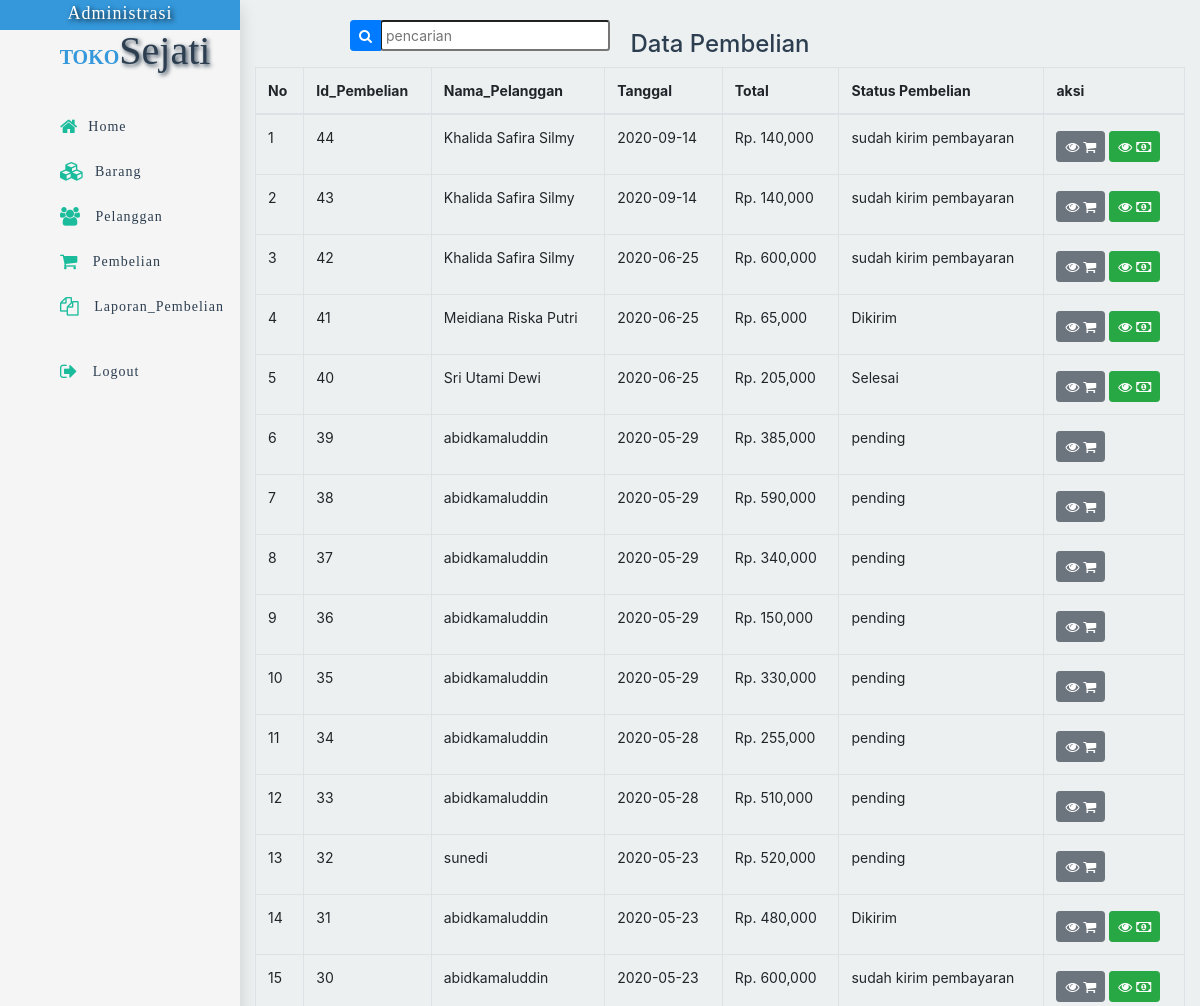
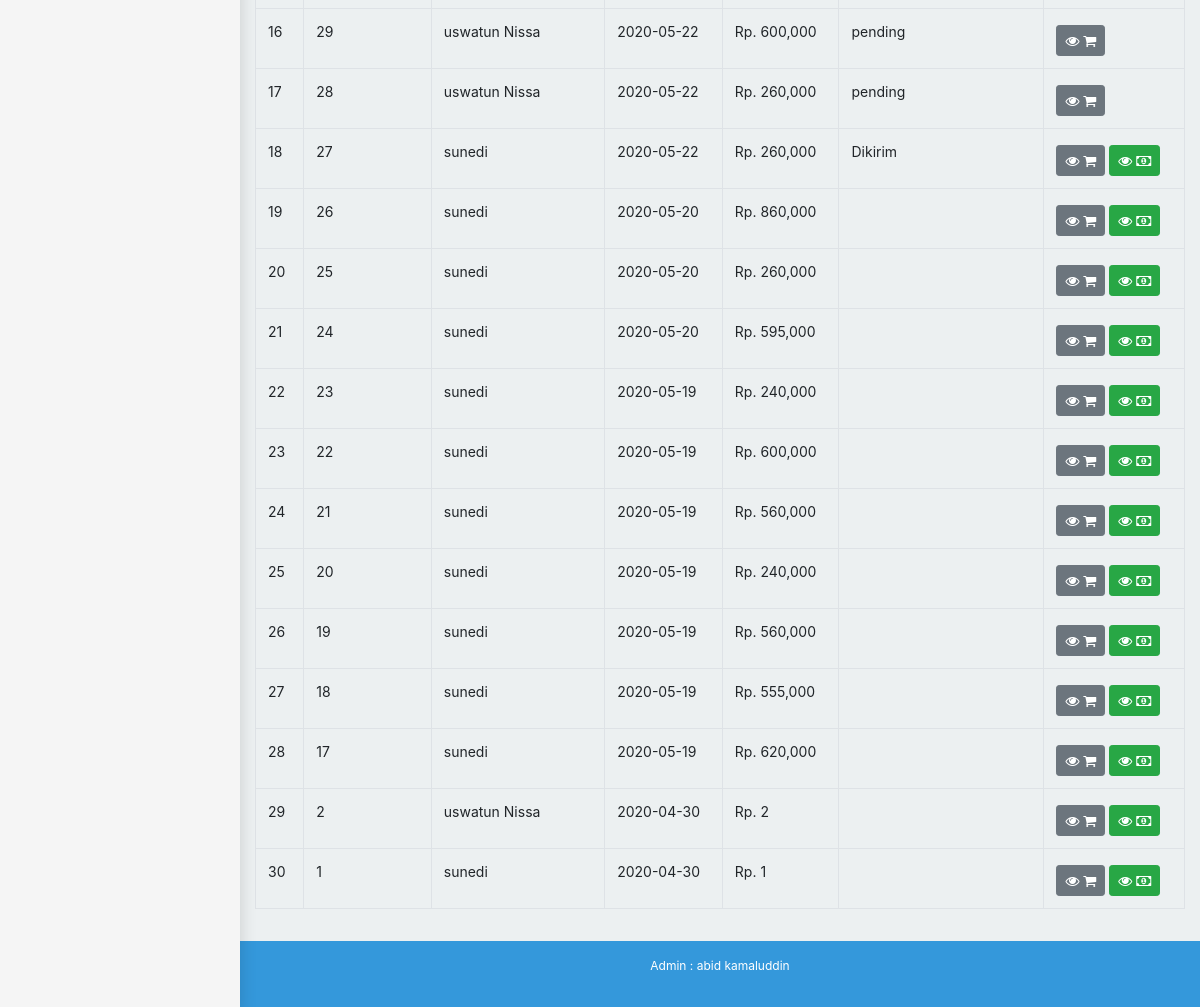
Page /admin/index.php?halaman=pembelian (signed in) on the committed database (2 pictures, top to bottom).
### tables this page shows
CREATE TABLE `pembelian` (
  `id_pembelian` int(5) NOT NULL,
  `id_pelanggan` int(5) NOT NULL,
  `id_ongkir` int(5) NOT NULL,
  `tanggal_pembelian` date NOT NULL,
  `total_pembelian` int(10) NOT NULL,
  `tarif` int(10) NOT NULL,
  `total_tarif` int(20) NOT NULL,
  `nama_kota` varchar(25) NOT NULL,
  `alamat_pengiriman` text NOT NULL,
  `catatan` text NOT NULL,
  `status_pembelian` varchar(25) NOT NULL DEFAULT 'pending',
  `resi_pengiriman` varchar(25) NOT NULL
);

CREATE TABLE `pelanggan` (
  `id_pelanggan` int(5) NOT NULL,
  `username` varchar(15) NOT NULL,
  `password_plg` varchar(15) NOT NULL,
  `nama_pelanggan` varchar(25) NOT NULL,
  `telpon_pelanggan` varchar(15) NOT NULL,
  `foto_pelanggan` varchar(100) NOT NULL,
  `alamat` text NOT NULL
);

### admin/pembelian.php (the view, shortened to what this page needs)
<h4 class="text-center dm"> Data Pembelian</h4>
<div class="btn-konten fixed-top">
    <form action="" method="POST">
        <div class="input-group">
            <div class="input-group-prepend">
                <button class="btn btn-sm btn-primary " type="submit" name="cari" id="button-addon1" ><i class="fa fa-search "></i></button>
            </div>
            <input class="form-check-inline form-control-sm p-1 " type="search" placeholder="pencarian" name="keyword" autocomplete="off" autofocus>
        </div>
    </form>
</div>
        <div class="isi-konten table-responsive">
            <table class="table table-bordered admin">
                <thead>
                    <th>No</th>
                    <th>Id_Pembelian</th>
                    <th>Nama_Pelanggan</th>
                    <th>Tanggal</th>
                    <th>Total</th>
                    <th>Status Pembelian</th>
                    <th>aksi</th>
                </thead>
                <tbody>
                <?php $i = 1; ?>
                <?php
                    if(isset($_POST['cari'])){
                        $keyword = $_POST["keyword"];
                        $ambil = $db->query("SELECT * FROM pembelian JOIN pelanggan ON pembelian.id_pelanggan = pelanggan.id_pelanggan WHERE id_pembelian LIKE'%$keyword%' OR
                            nama_pelanggan LIKE'%$keyword%' OR
                            tanggal_pembelian LIKE'%$keyword%' OR
                            status_pembelian LIKE'%$keyword%' ORDER BY id_pembelian DESC");
                    }else{
                        $ambil=$db->query("SELECT * FROM pembelian JOIN pelanggan ON pembelian.id_pelanggan = pelanggan.id_pelanggan ORDER BY id_pembelian DESC");
                    }
                ?>
                <?php while($row = $ambil->fetch_assoc()){?>
                <tr>
                    <td><?= $i ?></td>
                    <td><?= $row["id_pembelian"];?></td>
                    <td><?= $row["nama_pelanggan"];?></td>
                    <td><?= $row["tanggal_pembelian"];?></td>
                    <td>Rp. <?= number_format($row["total_pembelian"]);?></td>
                    <td><?= $row["status_pembelian"];?></td>
                    <td><a href="index.php?halaman=detailpembelian&id=<?php echo $row['id_pembelian'] ?>" class="btn btn-sm btn-secondary mt-1" id="ubh"><i class="fa fa-eye"></i> <i class="fa fa-shopping-cart"></i></a>
                        <?php if ($row['status_pembelian']!=="pending"): ?>
                            <a href="index.php?halaman=pembayaran&id=<?php echo $row['id_pembelian'];  ?>" class="btn btn-sm btn-success mt-1" id="hps"><i class="fa fa-eye"></i> <i class="fa fa-money"></i> </a>
                        <?php endif ?>
                    </td>
                </tr>
                <?php $i++; ?>
                <?php } ?>
                </tbody>
            </table>
        </div>

### warna.css (style rules this page uses)
*, *::before, *::after { box-sizing: border-box; }
html { background: #ecf0f1; scroll-behavior: smooth; }
body { font-family: 'Times New Roman', Times, serif; font-size: 1em; color: #2c3e50; }
a { text-decoration: none; color: inherit; }
.keranjang .table, table td, .admin { font-size: 14px; font-weight: normal; }
.barang .btn-konten { margin-left: 350px; margin-top: 20px; }
.dm { margin-top: 30px; }

### rows in the picture
pembelian: id_pembelian "44", id_pelanggan.nama_pelanggan "Khalida Safira Silmy", tanggal_pembelian "2020-09-14", total_pembelian "140,000", status_pembelian "sudah kirim pembayaran"
pembelian: id_pembelian "43", id_pelanggan.nama_pelanggan "Khalida Safira Silmy", tanggal_pembelian "2020-09-14", total_pembelian "140,000", status_pembelian "sudah kirim pembayaran"
pembelian: id_pembelian "42", id_pelanggan.nama_pelanggan "Khalida Safira Silmy", tanggal_pembelian "2020-06-25", total_pembelian "600,000", status_pembelian "sudah kirim pembayaran"
pembelian: id_pembelian "41", id_pelanggan.nama_pelanggan "Meidiana Riska Putri", tanggal_pembelian "2020-06-25", total_pembelian "65,000", status_pembelian "Dikirim"
pembelian: id_pembelian "40", id_pelanggan.nama_pelanggan "Sri Utami Dewi", tanggal_pembelian "2020-06-25", total_pembelian "205,000", status_pembelian "Selesai"
pembelian: id_pembelian "39", id_pelanggan.nama_pelanggan "abidkamaluddin", tanggal_pembelian "2020-05-29", total_pembelian "385,000", status_pembelian "pending"
pembelian: id_pembelian "38", id_pelanggan.nama_pelanggan "abidkamaluddin", tanggal_pembelian "2020-05-29", total_pembelian "590,000", status_pembelian "pending"
pembelian: id_pembelian "37", id_pelanggan.nama_pelanggan "abidkamaluddin", tanggal_pembelian "2020-05-29", total_pembelian "340,000", status_pembelian "pending"
pembelian: id_pembelian "36", id_pelanggan.nama_pelanggan "abidkamaluddin", tanggal_pembelian "2020-05-29", total_pembelian "150,000", status_pembelian "pending"
pembelian: id_pembelian "35", id_pelanggan.nama_pelanggan "abidkamaluddin", tanggal_pembelian "2020-05-29", total_pembelian "330,000", status_pembelian "pending"
pembelian: id_pembelian "34", id_pelanggan.nama_pelanggan "abidkamaluddin", tanggal_pembelian "2020-05-28", total_pembelian "255,000", status_pembelian "pending"
pembelian: id_pembelian "33", id_pelanggan.nama_pelanggan "abidkamaluddin", tanggal_pembelian "2020-05-28", total_pembelian "510,000", status_pembelian "pending"
pembelian: id_pembelian "32", id_pelanggan.nama_pelanggan "sunedi", tanggal_pembelian "2020-05-23", total_pembelian "520,000", status_pembelian "pending"
pembelian: id_pembelian "31", id_pelanggan.nama_pelanggan "abidkamaluddin", tanggal_pembelian "2020-05-23", total_pembelian "480,000", status_pembelian "Dikirim"
pembelian: id_pembelian "30", id_pelanggan.nama_pelanggan "abidkamaluddin", tanggal_pembelian "2020-05-23", total_pembelian "600,000", status_pembelian "sudah kirim pembayaran"
pembelian: id_pembelian "29", id_pelanggan.nama_pelanggan "uswatun Nissa", tanggal_pembelian "2020-05-22", total_pembelian "600,000", status_pembelian "pending"
pembelian: id_pembelian "28", id_pelanggan.nama_pelanggan "uswatun Nissa", tanggal_pembelian "2020-05-22", total_pembelian "260,000", status_pembelian "pending"
pembelian: id_pembelian "27", id_pelanggan.nama_pelanggan "sunedi", tanggal_pembelian "2020-05-22", total_pembelian "260,000", status_pembelian "Dikirim"
pembelian: id_pembelian "26", id_pelanggan.nama_pelanggan "sunedi", tanggal_pembelian "2020-05-20", total_pembelian "860,000"
pembelian: id_pembelian "25", id_pelanggan.nama_pelanggan "sunedi", tanggal_pembelian "2020-05-20", total_pembelian "260,000"
pembelian: id_pembelian "24", id_pelanggan.nama_pelanggan "sunedi", tanggal_pembelian "2020-05-20", total_pembelian "595,000"
pembelian: id_pembelian "23", id_pelanggan.nama_pelanggan "sunedi", tanggal_pembelian "2020-05-19", total_pembelian "240,000"
pembelian: id_pembelian "22", id_pelanggan.nama_pelanggan "sunedi", tanggal_pembelian "2020-05-19", total_pembelian "600,000"
pembelian: id_pembelian "21", id_pelanggan.nama_pelanggan "sunedi", tanggal_pembelian "2020-05-19", total_pembelian "560,000"
pembelian: id_pembelian "20", id_pelanggan.nama_pelanggan "sunedi", tanggal_pembelian "2020-05-19", total_pembelian "240,000"
pembelian: id_pembelian "19", id_pelanggan.nama_pelanggan "sunedi", tanggal_pembelian "2020-05-19", total_pembelian "560,000"
pembelian: id_pembelian "18", id_pelanggan.nama_pelanggan "sunedi", tanggal_pembelian "2020-05-19", total_pembelian "555,000"
pembelian: id_pembelian "17", id_pelanggan.nama_pelanggan "sunedi", tanggal_pembelian "2020-05-19", total_pembelian "620,000"
pembelian: id_pembelian "2", id_pelanggan.nama_pelanggan "uswatun Nissa", tanggal_pembelian "2020-04-30", total_pembelian "2"
pembelian: id_pembelian "1", id_pelanggan.nama_pelanggan "sunedi", tanggal_pembelian "2020-04-30", total_pembelian "1"

### other values in the picture
$_SESSION["admintoko"]["namaAdmin"] "abid kamaluddin"
